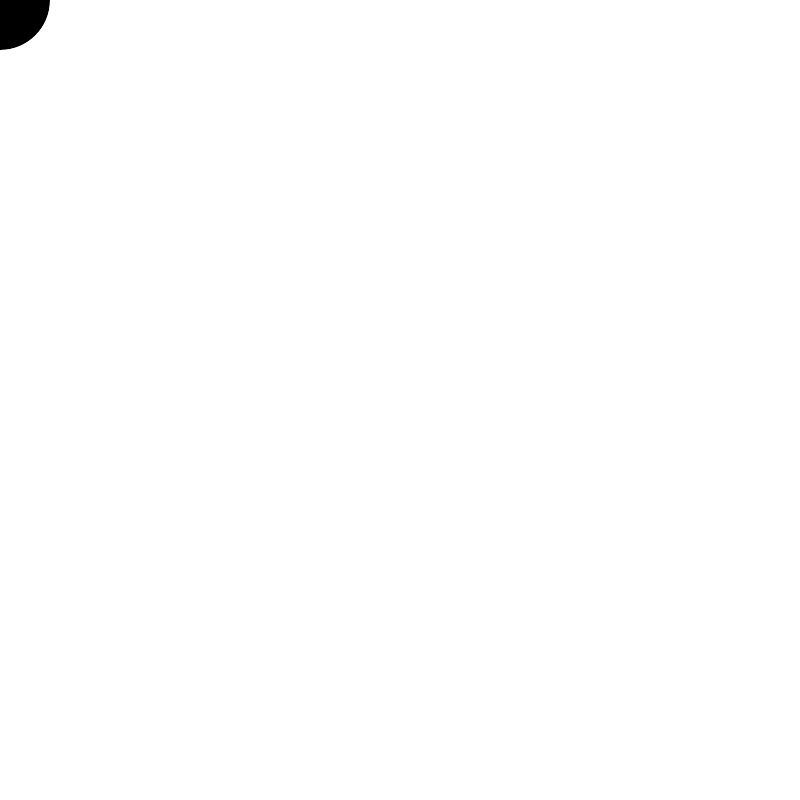
Frame 1 (no input)
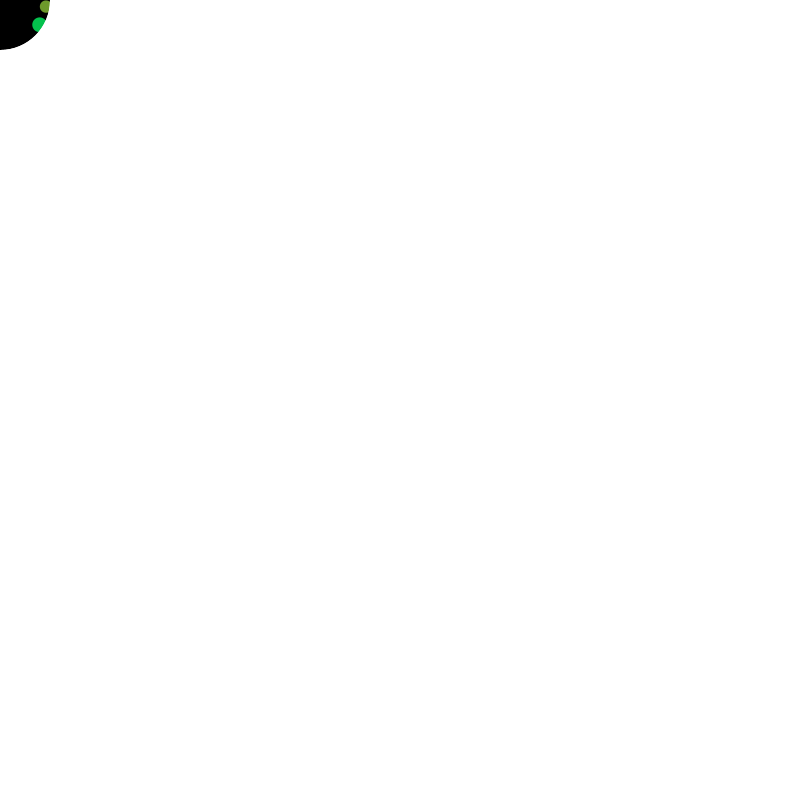
Frame 60 (the mouse pressed at the canvas centre just before this capture)
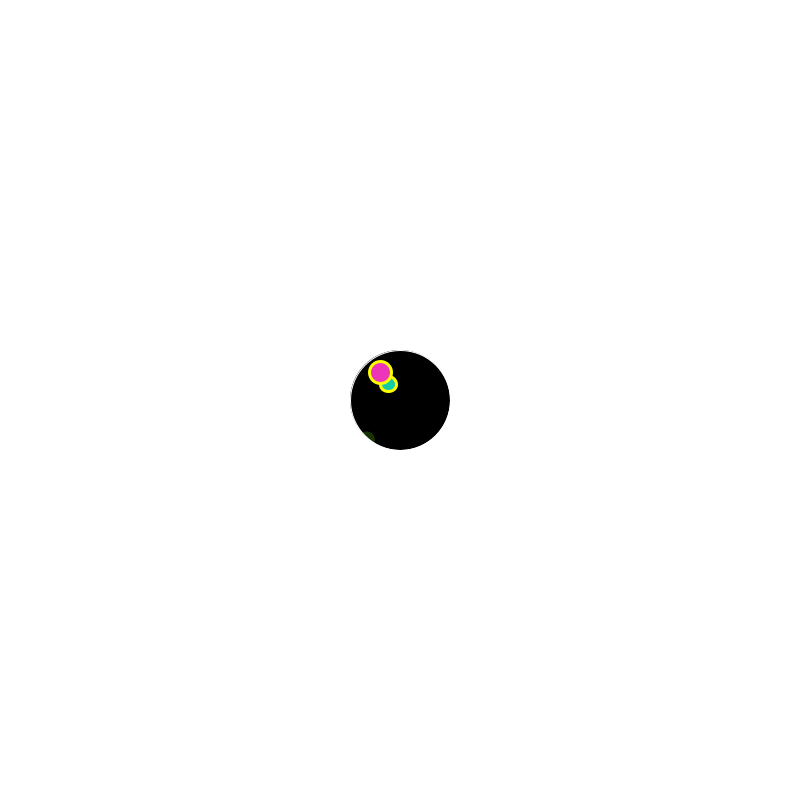
Frame 120 (the mouse held since frame 60 and released just before this capture)

The Processing sketch that drew these frames (run headless with seeded random() and noise(); from frame 60 on, the mouse is pressed at the canvas centre):

// Processing sketch: maskspotlight
// ── maskspotlight.pde
PGraphics pg;

PGraphics mask;  // off screen buffer for mask image

// create array to store Dot objects
Dot[] dots;
int dotCount = 0;  // how many Dot objects are currently in the scene
int maxDots = 1000;

float spotlightDiameter = 100;

void setup() {
  size(800, 800);

  pg = createGraphics(width, height);
  mask = createGraphics(width, height);

  // create the dots array
  dots = new Dot[maxDots];
}

void draw() {

  // create new dots
  // but dont go over the maximum
  if (dotCount < maxDots) {
    dots[dotCount] = new Dot();
    dotCount++;
  }

  // draw the mask itself at the mouse position
  mask.beginDraw();
  mask.background(0);  // black out the background
  mask.fill(255);
  mask.ellipse(mouseX, mouseY, spotlightDiameter, spotlightDiameter);
  mask.endDraw();

  // now draw on the pg context
  pg.beginDraw();
  pg.noStroke();
  pg.background(0);//!

  for (int i = 0; i < dotCount; i++) {
    dots[i].update();
    dots[i].display();
  }

  pg.endDraw();

  // now do the actual masking
  pg.mask(mask);


  // are any dots within the spotlight right now?
  for (int i = 0; i < dotCount; i++) {
    float theDistance = dist(mouseX, mouseY, dots[i].xPos, dots[i].yPos);
    
    // check if Dot is within spotlight, but also the whole DOT
    if(theDistance < spotlightDiameter/2 - dots[i].diameter/2) {
      dots[i].isSeen = true;
    } else {
      dots[i].isSeen = false;
    }
  }

  background(255);
  image(pg, 0, 0);
}

// ── Dot.pde
class Dot {

  float xPos;
  float yPos;
  float diameter;

  float r, g, b;
  
  boolean isSeen = false;

  Dot() {
    xPos = random(width);
    yPos = random(height);
    diameter = random(10, 30);
    
    r = random(255);
    g = random(255);
    b = random(255);
  }
  
  void update() {
    
  }
  
  void display() {
    
    // draw a yellow outline around any seen dots
    if(isSeen) {
      pg.strokeWeight(3);
      pg.stroke(255,255,0);
    } else {
      pg.noStroke();
    }
    
    pg.fill(r,g,b);
    pg.ellipse(xPos, yPos, diameter, diameter);
  }
  
}
